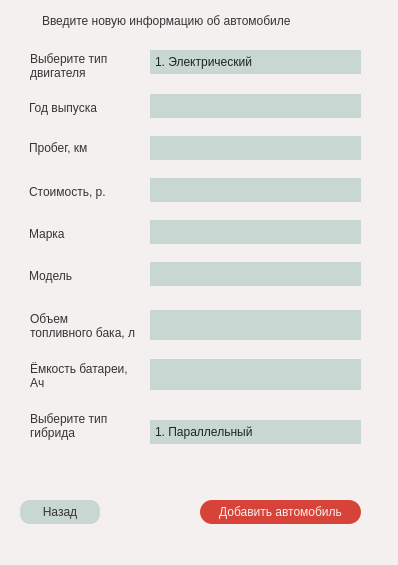
<?xml version="1.0" encoding="UTF-8"?>
<ui version="4.0">
 <class>CarAddingWindow</class>
 <widget class="QDialog" name="CarAddingWindow">
  <property name="geometry">
   <rect>
    <x>0</x>
    <y>0</y>
    <width>398</width>
    <height>565</height>
   </rect>
  </property>
  <property name="windowTitle">
   <string>Добавление автомобиля в каталог</string>
  </property>
  <property name="styleSheet">
   <string notr="true">background-color: rgb(244, 240, 239);
font: 600 8pt &quot;Montserrat&quot;;
color: rgb(55, 51, 53);</string>
  </property>
  <widget class="QLabel" name="yearLabel">
   <property name="geometry">
    <rect>
     <x>29</x>
     <y>100</y>
     <width>150</width>
     <height>16</height>
    </rect>
   </property>
   <property name="text">
    <string>Год выпуска</string>
   </property>
  </widget>
  <widget class="QLabel" name="mileageLabel">
   <property name="geometry">
    <rect>
     <x>29</x>
     <y>140</y>
     <width>110</width>
     <height>16</height>
    </rect>
   </property>
   <property name="text">
    <string>Пробег, км</string>
   </property>
  </widget>
  <widget class="QLineEdit" name="mileageLineEdit">
   <property name="geometry">
    <rect>
     <x>150</x>
     <y>136</y>
     <width>211</width>
     <height>24</height>
    </rect>
   </property>
   <property name="styleSheet">
    <string notr="true">color: rgb(55, 51, 53);
font: 600 9pt &quot;Montserrat&quot;;
border-style: solid;
border-width: 0px;
padding: 5px;
background-color: rgb(200, 215, 210);</string>
   </property>
  </widget>
  <widget class="QLabel" name="priceLabel">
   <property name="geometry">
    <rect>
     <x>29</x>
     <y>184</y>
     <width>130</width>
     <height>16</height>
    </rect>
   </property>
   <property name="text">
    <string>Стоимость, p.</string>
   </property>
  </widget>
  <widget class="QLabel" name="brandLabel">
   <property name="geometry">
    <rect>
     <x>29</x>
     <y>226</y>
     <width>110</width>
     <height>16</height>
    </rect>
   </property>
   <property name="text">
    <string>Марка</string>
   </property>
  </widget>
  <widget class="QLineEdit" name="brandLineEdit">
   <property name="geometry">
    <rect>
     <x>150</x>
     <y>220</y>
     <width>211</width>
     <height>24</height>
    </rect>
   </property>
   <property name="styleSheet">
    <string notr="true">color: rgb(55, 51, 53);
font: 600 9pt &quot;Montserrat&quot;;
border-style: solid;
border-width: 0px;
padding: 5px;
background-color: rgb(200, 215, 210);</string>
   </property>
  </widget>
  <widget class="QLabel" name="modelLabel">
   <property name="geometry">
    <rect>
     <x>29</x>
     <y>268</y>
     <width>110</width>
     <height>16</height>
    </rect>
   </property>
   <property name="text">
    <string>Модель</string>
   </property>
  </widget>
  <widget class="QLineEdit" name="yearLineEdit">
   <property name="geometry">
    <rect>
     <x>150</x>
     <y>94</y>
     <width>211</width>
     <height>24</height>
    </rect>
   </property>
   <property name="styleSheet">
    <string notr="true">color: rgb(55, 51, 53);
font: 600 9pt &quot;Montserrat&quot;;
border-style: solid;
border-width: 0px;
padding: 5px;
background-color: rgb(200, 215, 210);</string>
   </property>
  </widget>
  <widget class="QLineEdit" name="priceLineEdit">
   <property name="geometry">
    <rect>
     <x>150</x>
     <y>178</y>
     <width>211</width>
     <height>24</height>
    </rect>
   </property>
   <property name="styleSheet">
    <string notr="true">color: rgb(55, 51, 53);
font: 600 9pt &quot;Montserrat&quot;;
border-style: solid;
border-width: 0px;
padding: 5px;
background-color: rgb(200, 215, 210);</string>
   </property>
  </widget>
  <widget class="QLineEdit" name="modelLineEdit">
   <property name="geometry">
    <rect>
     <x>150</x>
     <y>262</y>
     <width>211</width>
     <height>24</height>
    </rect>
   </property>
   <property name="styleSheet">
    <string notr="true">color: rgb(55, 51, 53);
font: 600 9pt &quot;Montserrat&quot;;
border-style: solid;
border-width: 0px;
padding: 5px;
background-color: rgb(200, 215, 210);</string>
   </property>
  </widget>
  <widget class="QLabel" name="topLabel">
   <property name="geometry">
    <rect>
     <x>39</x>
     <y>10</y>
     <width>321</width>
     <height>41</height>
    </rect>
   </property>
   <property name="styleSheet">
    <string notr="true">text-align: center;
margin-bottom: 20px;
font: 700 10pt &quot;Montserrat&quot;;</string>
   </property>
   <property name="text">
    <string>Введите новую информацию об автомобиле</string>
   </property>
  </widget>
  <widget class="QPushButton" name="addPushButton">
   <property name="geometry">
    <rect>
     <x>200</x>
     <y>500</y>
     <width>161</width>
     <height>24</height>
    </rect>
   </property>
   <property name="styleSheet">
    <string notr="true">QPushButton:hover
{
	background-color: #CC3329;
}
QPushButton{
	color: rgb(244, 240, 239);
	font: 600 9pt &quot;Montserrat&quot;;
	border-radius: 12px;
	border-style: solid;
	border-width: 0px;
	background-color: rgb(215, 67, 57);
	padding: 5px;
}</string>
   </property>
   <property name="text">
    <string>Добавить автомобиль</string>
   </property>
  </widget>
  <widget class="QLabel" name="fuelLabel">
   <property name="geometry">
    <rect>
     <x>30</x>
     <y>310</y>
     <width>120</width>
     <height>31</height>
    </rect>
   </property>
   <property name="text">
    <string>Объем
топливного бака, л</string>
   </property>
  </widget>
  <widget class="QLineEdit" name="fuelLineEdit">
   <property name="geometry">
    <rect>
     <x>150</x>
     <y>310</y>
     <width>211</width>
     <height>30</height>
    </rect>
   </property>
   <property name="styleSheet">
    <string notr="true">color: rgb(55, 51, 53);
font: 600 9pt &quot;Montserrat&quot;;
border-style: solid;
border-width: 0px;
padding: 5px;
background-color: rgb(200, 215, 210);</string>
   </property>
  </widget>
  <widget class="QLineEdit" name="batteryLineEdit">
   <property name="geometry">
    <rect>
     <x>150</x>
     <y>359</y>
     <width>211</width>
     <height>31</height>
    </rect>
   </property>
   <property name="styleSheet">
    <string notr="true">color: rgb(55, 51, 53);
font: 600 9pt &quot;Montserrat&quot;;
border-style: solid;
border-width: 0px;
padding: 5px;
background-color: rgb(200, 215, 210);</string>
   </property>
  </widget>
  <widget class="QLabel" name="batteryLabel">
   <property name="geometry">
    <rect>
     <x>30</x>
     <y>360</y>
     <width>110</width>
     <height>31</height>
    </rect>
   </property>
   <property name="text">
    <string>Ёмкость батареи,
Ач</string>
   </property>
  </widget>
  <widget class="QLabel" name="hybridLabel">
   <property name="geometry">
    <rect>
     <x>30</x>
     <y>410</y>
     <width>100</width>
     <height>31</height>
    </rect>
   </property>
   <property name="text">
    <string>Выберите тип
гибрида</string>
   </property>
  </widget>
  <widget class="QComboBox" name="hybridTypeComboBox">
   <property name="geometry">
    <rect>
     <x>150</x>
     <y>420</y>
     <width>211</width>
     <height>24</height>
    </rect>
   </property>
   <property name="styleSheet">
    <string notr="true">QComboBox 
{
	color: rgb(30, 36, 39);
	font: 600 9pt &quot;Montserrat&quot;;
	border-style: solid;
	border-width: 0px;
	background-color: rgb(200, 215, 210);
	padding: 5px;
}
QComboBox::drop-down
{
	border:none;
}
QComboBox::down-arrow
{
	image: url(:/rcs/free-icon-down-arrow-2985150.png);
	wigth: 30px;
	height:30px;
	margin-right: 5px;
}</string>
   </property>
   <item>
    <property name="text">
     <string>1. Параллельный</string>
    </property>
   </item>
   <item>
    <property name="text">
     <string>2. Последовательный</string>
    </property>
   </item>
  </widget>
  <widget class="QLabel" name="engineTypeLabel">
   <property name="geometry">
    <rect>
     <x>30</x>
     <y>50</y>
     <width>100</width>
     <height>31</height>
    </rect>
   </property>
   <property name="text">
    <string>Выберите тип
двигателя</string>
   </property>
  </widget>
  <widget class="QComboBox" name="engineTypeComboBox">
   <property name="geometry">
    <rect>
     <x>150</x>
     <y>50</y>
     <width>211</width>
     <height>24</height>
    </rect>
   </property>
   <property name="styleSheet">
    <string notr="true">QComboBox 
{
	color: rgb(30, 36, 39);
	font: 600 9pt &quot;Montserrat&quot;;
	border-style: solid;
	border-width: 0px;
	background-color: rgb(200, 215, 210);
	padding: 5px;
}
QComboBox::drop-down
{
	border:none;
}
QComboBox::down-arrow
{
	image: url(:/rcs/free-icon-down-arrow-2985150.png);
	wigth: 30px;
	height:30px;
	margin-right: 5px;
}</string>
   </property>
   <item>
    <property name="text">
     <string>1. Электрический</string>
    </property>
   </item>
   <item>
    <property name="text">
     <string>2. ДВС</string>
    </property>
   </item>
   <item>
    <property name="text">
     <string>3. Гибридный</string>
    </property>
   </item>
  </widget>
  <widget class="QPushButton" name="backPushButton">
   <property name="geometry">
    <rect>
     <x>20</x>
     <y>500</y>
     <width>80</width>
     <height>24</height>
    </rect>
   </property>
   <property name="styleSheet">
    <string notr="true">QPushButton:hover
{
	background-color: #9AB6AC;
}
QPushButton{
	color: rgb(55, 51, 53);
	font: 600 9pt &quot;Montserrat&quot;;
	border-radius: 10px;
	border-style: solid;
	border-width: 0px;
	background-color: rgb(200, 215, 210);
	padding: 5px;
}

</string>
   </property>
   <property name="text">
    <string>Назад</string>
   </property>
  </widget>
  <widget class="QLabel" name="warningLabel">
   <property name="geometry">
    <rect>
     <x>10</x>
     <y>470</y>
     <width>351</width>
     <height>16</height>
    </rect>
   </property>
   <property name="styleSheet">
    <string notr="true">color: #CC3329;
font: 700 9pt &quot;Montserrat&quot;;
text-align: center;</string>
   </property>
   <property name="text">
    <string/>
   </property>
  </widget>
 </widget>
 <resources>
  <include location="resource.qrc"/>
 </resources>
 <connections/>
</ui>
